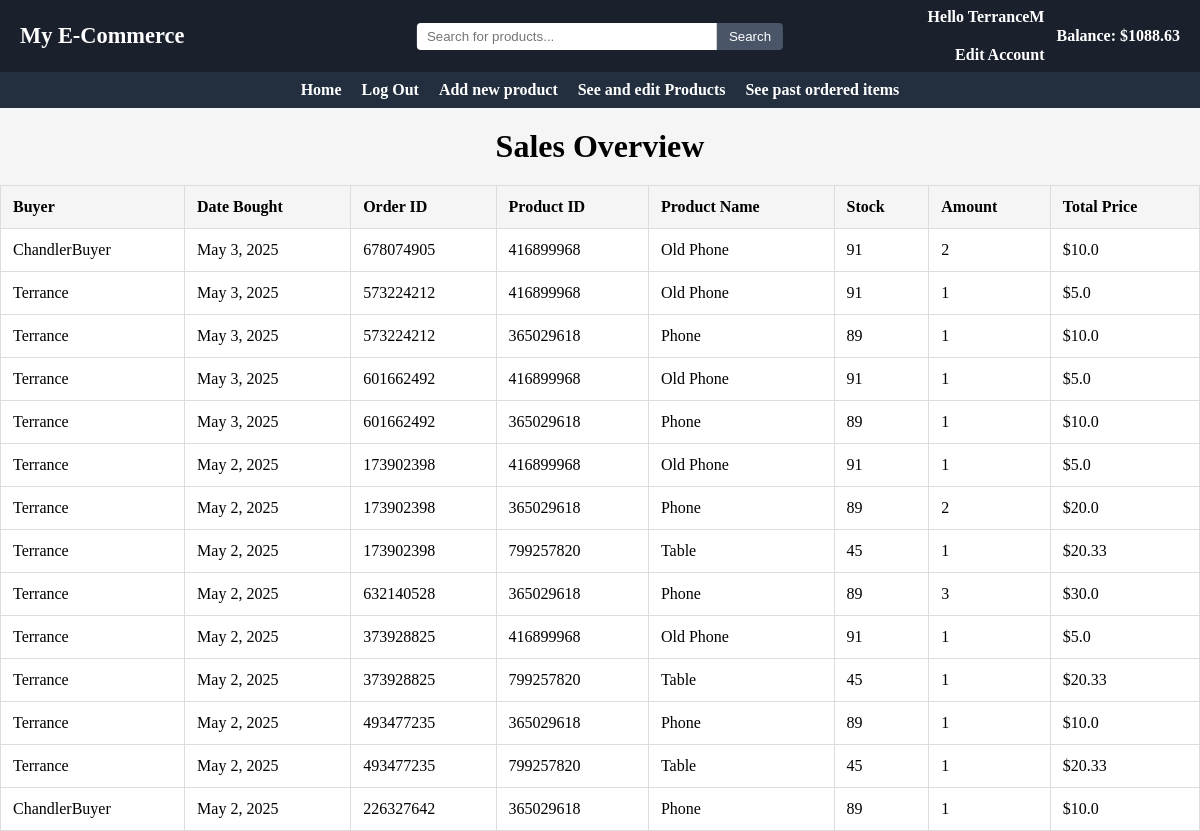
The app's page /863026096/sell/orders, older data.
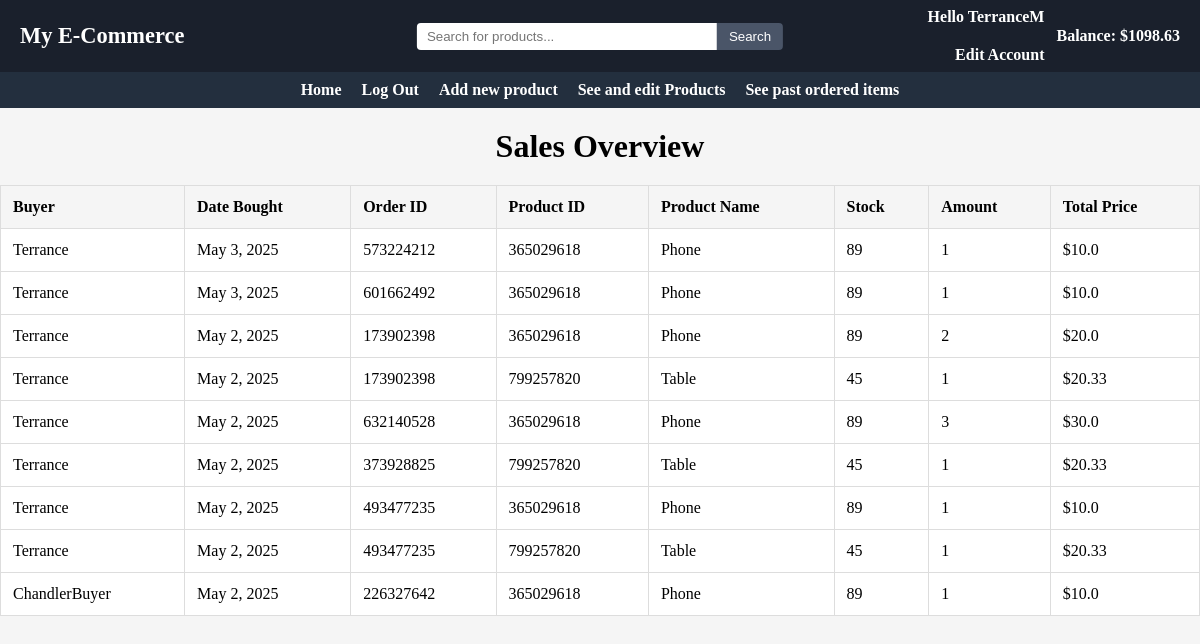
The same page, newer data.
### main/models.py (models this page shows, shortened)
class User(models.Model):
    userID = models.BigIntegerField(primary_key=True)
    username = models.CharField(max_length=50, unique=True)
    password = models.CharField(max_length=200)
    email = models.EmailField()
    role = models.SmallIntegerField()
    balance = models.FloatField(default=0)
    approved = models.BooleanField(default=False)

class Order(models.Model):
    orderID = models.BigIntegerField()
    buyer = models.ForeignKey(User, on_delete=models.CASCADE)
    date_bought=models.DateField(default=date.today())
    item = models.ForeignKey(Item, on_delete=models.CASCADE)
    amount = models.IntegerField()
    price = models.FloatField()
    totalPrice = models.FloatField(default=0.0)

class Item(models.Model):
    itemID = models.BigIntegerField(primary_key=True)
    name = models.CharField(max_length=200)
    category = models.CharField(max_length=100)
    image = models.ImageField(upload_to='main/static/images', default='p')
    description = models.CharField(max_length=300)
    price = models.FloatField(default=0.0)
    stock = models.IntegerField(default=0)
    seller = models.ForeignKey(User, on_delete=models.CASCADE)
    date_added=models.DateField(default=date.today())
    approved = models.BooleanField(default=False)

### main/views.py (the view)
# urls.py: path("sell/orders", views.sellerViewOrders, name="sellOrders"),
def sellerViewOrders(request, UserID=0):
    userData = 0
    try:
        userData = User.objects.get(userID=UserID)
        if(userData.role == 0):
            messages.add_message(request, messages.SUCCESS, "This account was rejected by an admin. Please create a new account")
            userData.delete()
    except User.DoesNotExist:
        userData = 0
        items = Item.objects.filter(~Q(price=0.0))
        items = items.filter(approved=True).order_by('name')[:20]
        return render(request, "index.html", {"userData": userData, "userID":UserID, "items":items})
    itemSet = Item.objects.filter(seller=userData)
    orderSet = Order.objects.all().order_by("-date_bought")
    order = []
    for orderItem in orderSet.all():
        if orderItem.item in itemSet:
            order.append(orderItem)
    return render(request, "seeOrders.html", context={"userData":userData, "order":order})

### main/templates/seeOrders.html (shortened to what this page needs)
{% extends "base.html" %}
{%block content%}
    {%if userData.role == 1%}
        <div class='buyer-orders-container'>
            <h1 class='orders-title'>My Past Orders</h1>
            {%for order in orders%}
                <div class='order-card'>
                    <div class='order-header'>
                        <div class='order-info'>
                            <span class='order-id'>Order ID: {{order.first.orderID}}</span>
                            <span class='order-date'>Date: {{order.first.date_bought}}</span>
                        </div>
                    </div>
                    <div class='order-items'>
                        {%for item in order%}
                            <div class='order-item'>
                                <div class='item-details'>
                                    <h4>{{item.item.name}}</h4>
                                    <div class='item-meta'>
                                        <span>Seller: {{item.item.seller}}</span>
                                        <span>Quantity: {{item.amount}}</span>
                                        <span>Price: ${{item.price}}</span>
                                    </div>
                                </div>
                            </div>
                        {%endfor%}
                    </div>
                    <div class='order-total'>
                        <strong>Total: ${{order.first.totalPrice}}</strong>
                    </div>
                </div>
            {%endfor%}
        </div>
    {%elif userData.role == 2%}
        <h1 style="text-align:center; font-size:2em; margin:20px 0;">Sales Overview</h1>
        <div class="table-container">
          <table class="order-table">
            <thead>
              <tr>
                <th>Buyer</th>
                <th>Date Bought</th>
                <th>Order ID</th>
                <th>Product ID</th>
                <th>Product Name</th>
                <th>Stock</th>
                <th>Amount</th>
                <th>Total Price</th>
              </tr>
            </thead>
            <tbody>
              {% for item in order%}
              <tr>
                <td>{{item.buyer.username}}</td>
                <td>{{item.date_bought}}</td>
                <td>{{item.orderID}}</td>
                <td>{{item.item.itemID}}</td>
                <td>{{item.item.name}}</td>
                <td>{{item.item.stock}}</td>
                <td>{{item.amount}}</td>
                <td>${{item.price}}</td>
              </tr>
              {%endfor%}
            </tbody>
          </table>
        </div>
    {%endif%}
{%endblock content%}

### main/templates/base.html (shortened to what this page needs)
{% load static %}
<link rel="stylesheet" href="{% static 'css/styles.css' %}">
<header class="topbar">
  <div class="topbar-left">
    <h1 class="site-title">My E-Commerce</h1>
  </div>
  <div class="topbar-center">
    <form method="POST" action="/{%if userData.userID and userData.approved%}{{userData.userID}}/{% endif %}search/">
      <input type="text" name="search" placeholder="Search for products..." class="topbar-search"/>
      <button type="submit" name = "searchSubmit" value = "searchSubmit">Search</button>
    </form>
  </div>
  <div class="topbar-right">
    {% if userData.userID and userData.approved %}
      <a href="/{{userData.userID}}/edit" class="user-link">
        <span>Hello {{userData.username}}</span><br/>
        <span>Edit Account</span>
      </a>
      <span class="balance">Balance: ${{userData.balance}}</span>
    {% endif %}
  </div>
</header>
<header class="navbar">
    <nav class="navbar-menu">
        <ul class="nav-list">
            {%if not userData.userID%}
              <li><a href="/">Home</a></li>
              <li><a href="/login">Login</a></li>
              <li><a href="/create">Register</a></li>
            {%else%}
              <li><a href="/{{userData.userID}}/main">Home</a></li>
              <li><a href="/">Log Out</a></li>
                {%if userData.role == 3%}
                    <li><a href="/{{userData.userID}}/auth/users">Authenticate users</a></li>
                    <li><a href="/{{userData.userID}}/auth/items">Authenticate items</a></li>
                    <li><a href="/{{userData.userID}}/auth/monitorUsers">Monitor Users</a></li>
                    <li><a href="/{{userData.userID}}/auth/monitorItems">Monitor Products</a></li>
                    <li><a href="/{{userData.userID}}/auth/orders">Monitor Transactions</a></li>
                {%elif userData.role == 2%}
                    <li><a href="/{{userData.userID}}/sell/makeItem">Add new product</a></li>
                    <li><a href="/{{userData.userID}}/sell/items">See and edit Products</a></li>
                    <li><a href="/{{userData.userID}}/sell/orders">See past ordered items</a></li>
                {%elif userData.role == 1%}
                    <li><a href="/{{userData.userID}}/buy/cart">View Cart</a></li>
                    <li><a href="/{{userData.userID}}/buy/orders">See past orders</a></li>
                {%endif%}
          </ul>
          {%endif%}
    </nav>
  </header>
{%if not userData or userData.approved%}
  {%block content%}
  {%endblock content%}
{%endif%}

Row changes from the older to the newer data that the page shows:
removed Order: buyer.username "ChandlerBuyer", date_bought "May 3, 2025", orderID "678074905", item.itemID "416899968", item.name "Old Phone", item.stock "91", amount "2", price "10.0"
removed Order: buyer.username "Terrance", date_bought "May 3, 2025", orderID "573224212", item.itemID "416899968", item.name "Old Phone", item.stock "91", amount "1", price "5.0"
removed Order: buyer.username "Terrance", date_bought "May 3, 2025", orderID "601662492", item.itemID "416899968", item.name "Old Phone", item.stock "91", amount "1", price "5.0"
removed Order: buyer.username "Terrance", date_bought "May 2, 2025", orderID "173902398", item.itemID "416899968", item.name "Old Phone", item.stock "91", amount "1", price "5.0"
removed Order: buyer.username "Terrance", date_bought "May 2, 2025", orderID "373928825", item.itemID "416899968", item.name "Old Phone", item.stock "91", amount "1", price "5.0"
changed User "TerranceM": balance "1088.63" → "1098.63"
